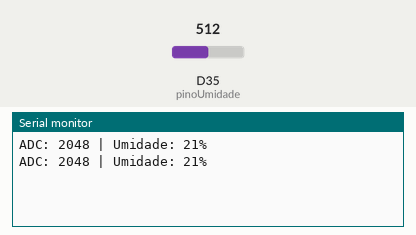
This sketch was run on a simulated Arduino Due. Shown: the last lines printed to the serial monitor. The inputs (shaded band) are chosen by the test bench; at power-on: D35 (pinoUmidade) = 512 (analog values on the 0–1023 scale).

Above: at 1.8 s.
1.9 s: D35 (pinoUmidade) set to 716
At 2.8 s:
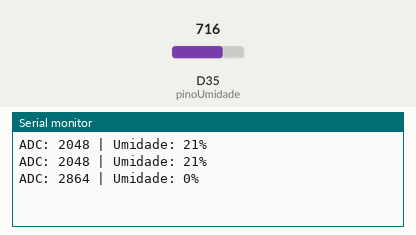
3.4 s: D35 (pinoUmidade) set to 900
At 4.7 s:
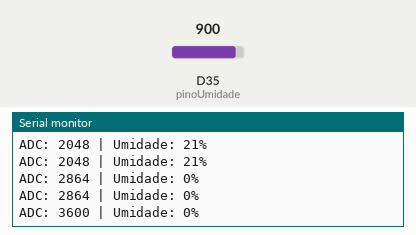
Timing chart, 0 to 6.4 s (numbered marks = the images above; inputs shaded):
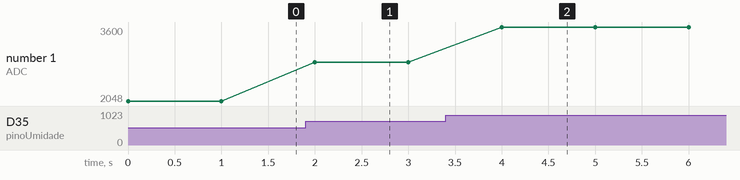

Measured:
- after the input at 1.9 s, the serial monitor: prints a new line after 0.10 s (image 1)
- after the input at 3.4 s, the serial monitor: prints a new line after 0.60 s (image 2)
- plotted number 1: 2048 → 2864 after the input at 1.9 s, 2864 → 3600 after the input at 3.4 s

The sketch:

sensordeumidade.ino
```cpp
const int pinoUmidade = 35;

const int valorSeco = 2390;
const int valorMolhado = 823;

void setup() {
  Serial.begin(115200);
  analogReadResolution(12);
}

void loop() {
  int leitura = analogRead(pinoUmidade);

  int umidade = map(leitura, valorSeco, valorMolhado, 0, 100);

  umidade = constrain(umidade, 0, 100);

  Serial.print("ADC: ");
  Serial.print(leitura);

  Serial.print(" | Umidade: ");
  Serial.print(umidade);

  Serial.println("%");

  delay(1000);
}
```
